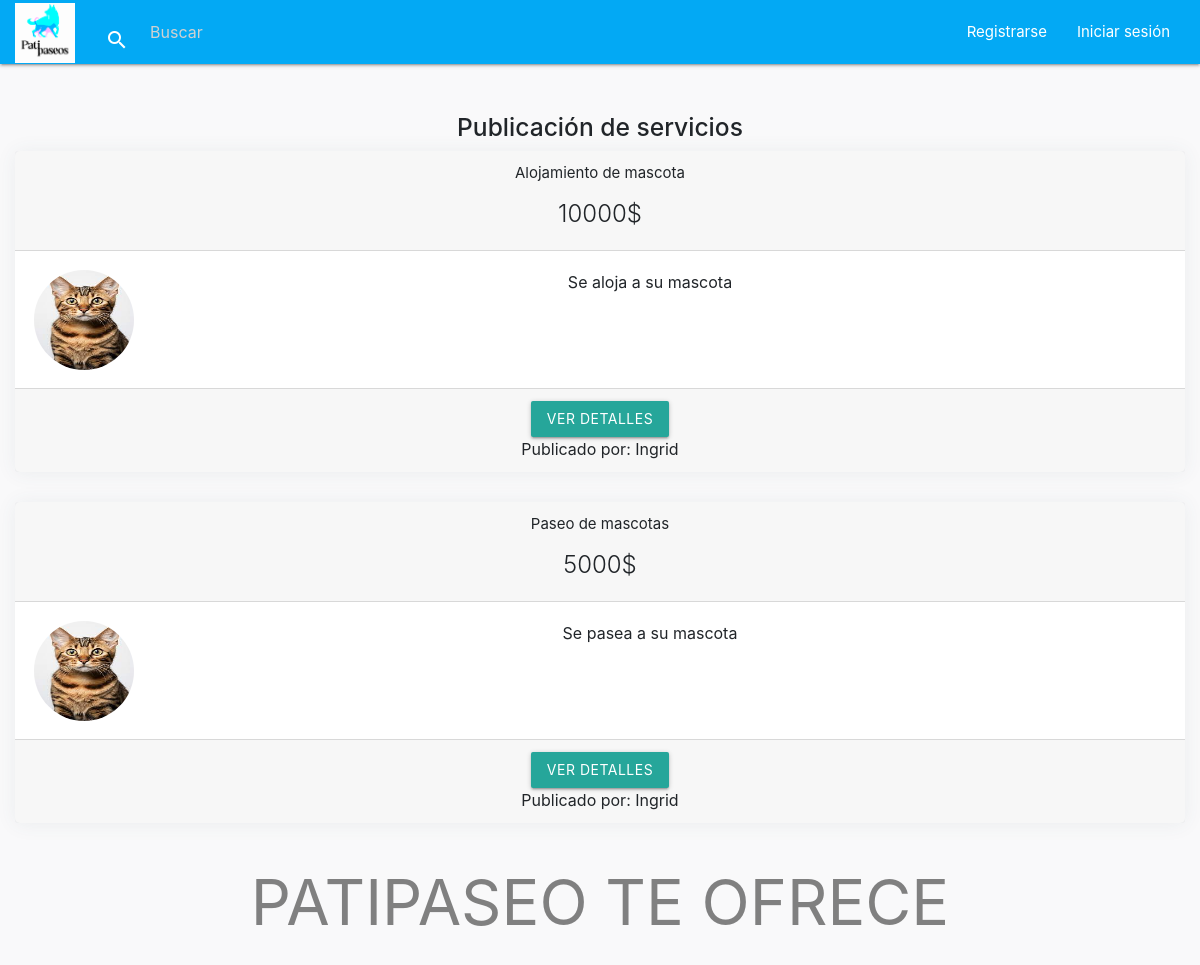
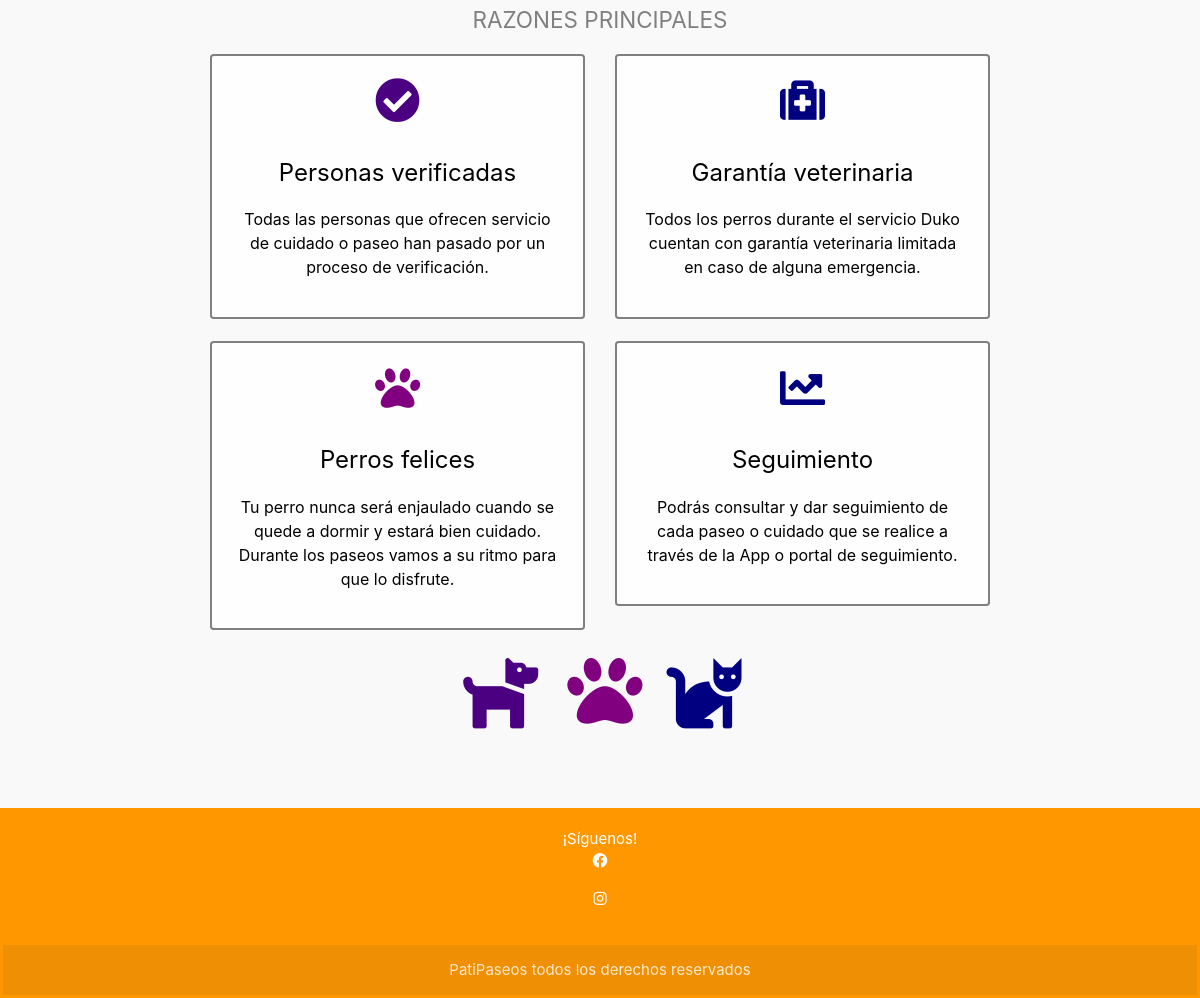
The page / on the database its author committed (2 pictures, top to bottom).
### app_mascotas/models.py (models this page shows, shortened)
class Servicio(models.Model):
    id_servicio = models.AutoField(primary_key=True)
    descripcion = models.TextField()
    precio = models.IntegerField()
    es_activo = models.BooleanField(default=True)
    cuidador = models.ForeignKey(Cuidador, on_delete=models.CASCADE)
    tipo_servicio = models.ForeignKey(TipoServicio, on_delete=models.CASCADE)

class TipoServicio(models.Model):
    id_tipo_servicio = models.AutoField(primary_key=True)
    tipo_servicio = models.CharField(max_length=100)
    def __str__(self):
        return self.tipo_servicio

class Cuidador(models.Model):
    ESPECIALIZACION = [
        ('Perros', 'Perros'),
        ('Perros pequeños', 'Perros pequeños'),
        ('Perros grandes', 'Perros grandes'),
        ('Gatos', 'Gatos'),
        ('Perros y Gatos', 'Perros y Gatos'),
    ]
    propietario = models.OneToOneField(Propietario, on_delete=models.CASCADE)
    id_cuidador = models.AutoField(primary_key=True)
    especializacion = models.CharField(max_length=50 ,default="", choices=ESPECIALIZACION)
    experiencia = models.TextField(default="")
    disponibilidad = models.CharField(max_length=50, default="Disponible")

class Propietario(AbstractUser):
    rut = models.CharField(max_length=20, unique=True, default="")
    direccion = models.CharField(max_length=255, default="")
    imagen = models.ImageField(upload_to="imgprod", null=True, blank=True)
    es_cuidador = models.BooleanField(default=False)
    telefono = models.CharField(max_length=15, blank=True, null=True)

### app_mascotas/views.py (the view, shortened to what this page needs)
# urls.py: path("", views.index, name="index"),
def index(request):
    default_page = 1
    page = request.GET.get('page', default_page)
    obtener = Servicio.objects.filter(es_activo=True).order_by('-id_servicio')
    query = request.GET.get('q')  # Obtener el término de búsqueda del request
    items_per_page = 3  # Ajusta el número de elementos por página según tus necesidades
    paginator = Paginator(obtener, items_per_page)
    try:
        obtener = paginator.page(page)
    except PageNotAnInteger:
        obtener = paginator.page(default_page)
    except EmptyPage:
        obtener = paginator.page(paginator.num_pages)
    contexto = {
        'obtener': obtener,
    }
    return render(request, 'app_mascotas/index.html', contexto)

### app_mascotas/templates/app_mascotas/index.html (shortened to what this page needs)
{% extends "app_mascotas/base.html" %}
{% load static %}
{% block content %}
<div class="col-md-12">
    <h5><strong>Publicación de servicios</strong></h5>
    {% if not obtener %}
    <p>No se encontraron resultados.</p>
    {% else %}
    {% for servicio in obtener %}
        <div class="card text-center">
            <div class="card-header">
                {{ servicio.tipo_servicio }}<br>
                <h5 class="card-title"> {{ servicio.precio }}$</h5>
            </div>
            <div class="card-body d-flex align-items-start">
                <div class="rounded-circle overflow-hidden me-3" style="width: 100px; height: 100px;">
                    {% if servicio.cuidador.propietario.imagen %}
                        <img src="{{ servicio.cuidador.propietario.imagen.url }}" class="w-100 h-100" alt="User-Profile-Image">
                    {% else %}
                        <img src="{% static 'app_mascotas/img/no_avatar.jpg' %}" class="w-100 h-100" alt="User-Profile-Image">
                    {% endif %}
                </div>
                <div class="mx-auto text-center">
                    <p class="card-text">{{ servicio.descripcion }}</p>
                </div>
            </div>
            <div class="card-footer">
                {% if servicio.cuidador.propietario == user %}
                    <a href="{% url 'perfil' %}" class="btn btn-lg btn-primary">Ver Detalles</a>
                {% else %}
                    <a href="{% url 'perfil_servicio' servicio.id_servicio %}" class="btn btn-lg btn-primary">Ver Detalles</a>
                {% endif %}
                <p class="card-text">Publicado por: {{ servicio.cuidador.propietario.username }}</p>
            </div>
        </div>
    {% endfor %}
    {% endif %}
</div>
<div class="container mt-5 text-center">
    <h1 class="animate__animated animate__fadeInDown" style="color: #808080;">PATIPASEO TE OFRECE</h1>
    <h2 class="animate__animated animate__fadeInDown" style="color: #808080; font-size: 1.5rem;">RAZONES PRINCIPALES</h2>
    <div class="row">
      <div class="col-md-6">
        <div class="section-container animate__animated animate__fadeInUp rounded p-4" style="color: #3498db; border: 2px solid rgb(128, 128, 128); background: rgba(255, 255, 255, 0.8); transition: background 0.3s;">
          <i class="fas fa-check-circle fa-3x" style="color: rgb(75, 0, 130);"></i>
          <h2 style="color: black;">Personas verificadas</h2>
          <p style="color: black;">Todas las personas que ofrecen servicio de cuidado o paseo han pasado por un proceso de verificación.</p>
        </div>
      </div>
      <div class="col-md-6">
        <div class="section-container animate__animated animate__fadeInUp rounded p-4" style="color: #2ecc71; border: 2px solid rgb(128, 128, 128); background: rgba(255, 255, 255, 0.8); transition: background 0.3s;">
          <i class="fas fa-medkit fa-3x" style="color: rgb(0, 0, 128);"></i>
          <h2 style="color: black;">Garantía veterinaria</h2>
          <p style="color: black;">Todos los perros durante el servicio Duko cuentan con garantía veterinaria limitada en caso de alguna emergencia.</p>
        </div>
      </div>
      <div class="col-md-6 mt-4">
        <div class="section-container animate__animated animate__fadeInUp rounded p-4" style="color: #e74c3c; border: 2px solid rgb(128, 128, 128); background: rgba(255, 255, 255, 0.8); transition: background 0.3s;">
          <i class="fas fa-paw fa-3x" style="color: rgb(128, 0, 128);"></i>
          <h2 style="color: black;">Perros felices</h2>
          <p style="color: black;">Tu perro nunca será enjaulado cuando se quede a dormir y estará bien cuidado. Durante los paseos vamos a su ritmo para que lo disfrute.</p>
        </div>
      </div>
      <div class="col-md-6 mt-4">
        <div class="section-container animate__animated animate__fadeInUp rounded p-4" style="color: #f39c12; border: 2px solid rgb(128, 128, 128); background: rgba(255, 255, 255, 0.8); transition: background 0.3s;">
          <i class="fas fa-chart-line fa-3x" style="color: rgb(0, 0, 128);"></i>
          <h2 style="color: black;">Seguimiento</h2>
          <p style="color: black;">Podrás consultar y dar seguimiento de cada paseo o cuidado que se realice a través de la App o portal de seguimiento.</p>
        </div>
      </div>
      <div class="col-md-12 mt-4">
        <div class="icon-container animate__animated animate__bounceIn" style="color: #8e44ad;">
          <i class="fas fa-dog fa-5x animate__animated animate__hover__rubberBand" style="color: rgb(75, 0, 130); margin-right: 20px;"></i>
          <i class="fas fa-paw fa-5x animate__animated animate__hover__rubberBand" style="color: rgb(128, 0, 128);"></i>
          <i class="fas fa-cat fa-5x animate__animated animate__hover__rubberBand" style="color: rgb(0, 0, 128); margin-left: 20px;"></i>
        </div>
      </div>
    </div>
  </div>
{% endblock %}

### app_mascotas/static/app_mascotas/css/estilo2.css (style rules this page uses)
.contenido-principal h2 { font-size: 24px; }
.contenido-principal p { font-size: 16px; }
.card { transition: transform 0.2s; }
body { background-color: #f9f9fa }
.card { border-radius: 5px; -webkit-box-shadow: 0 1px 20px 0 rgba(69,90,100,0.08); box-shadow: 0 1px 20px 0 rgba(69,90,100,0.08); border: none; margin-bottom: 30px; }

### rows shown on the page
Servicio: tipo_servicio "Alojamiento de mascota", precio "10000", cuidador.propietario.imagen (picture), descripcion "Se aloja a su mascota", shows "VER DETALLES", cuidador.propietario.username "Ingrid"
Servicio: tipo_servicio "Paseo de mascotas", precio "5000", cuidador.propietario.imagen (picture), descripcion "Se pasea a su mascota", shows "VER DETALLES", cuidador.propietario.username "Ingrid"
